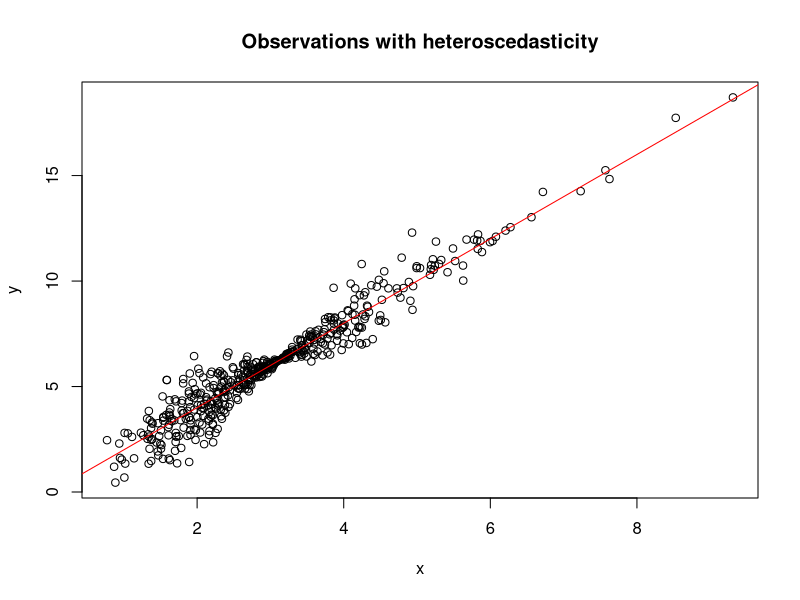

Here is the R script that generated this plot:
# OLS conditions violations: Heterscedasticity
# Based on:
# https://stats.stackexchange.com/questions/33028/measures-of-residuals-heteroscedasticity

set.seed(17)
n <- 500

make_x = function(){return (rgamma(n, shape=6, scale=1/2))}
make_e = function(x){return (rnorm(length(x), sd=abs(sin(x))))}
b = 2
f = function(x){return (b*x)}
make_y = function(){
  x <- make_x() 
  return (f(x)+make_e(x))  
}

# single run
x <- make_x() 
e <- make_e(x) 
y_true = f(x) 
y <- y_true + e

plot(x,y, main="Observations with heteroscedаsticity")
abline(0, b, col="red")

# estimators


#fit <- lm(y ~ x)
#res <- residuals(fit)
#pred <- predict(fit)



